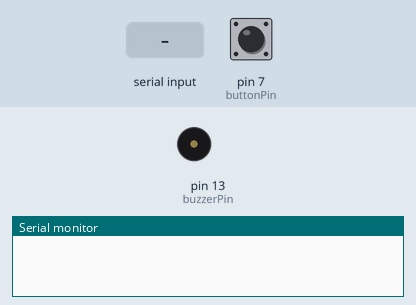
This sketch was run on a simulated Arduino Uno, built with avr-gcc and run on an emulated ATmega328P. On the bench: buzzer (waves = sounding), the last lines printed to the serial monitor. The test bench sets the inputs (shaded band); at power-on: pin 7 (buttonPin) HIGH.

Above: at 1.2 s.
1.3 s: pin 7 (buttonPin) pulled LOW for 0.15 s
4.4 s: "add\n" received over the second serial link
At 5.0 s:
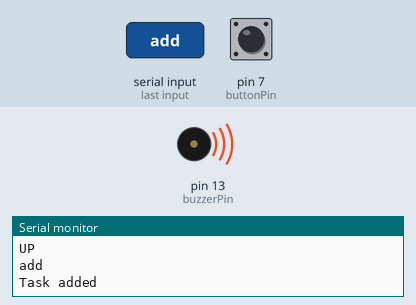
7.4 s: "delete\n" received over the second serial link
9.5 s: ",\n" received over the second serial link
Timing chart, 0 to 12.6 s (numbered marks = the images above; inputs shaded):
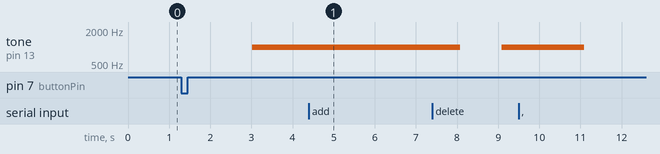

Measured:
- after the input at 4.4 s, tone on pin 13 (buzzerPin): stays 1000 Hz (without the input it goes to silent after 0.62 s)

The sketch:

arduino.ino
```cpp
/* Arduino tutorial - Buzzer / Piezo Speaker
   More info and circuit: http://www.ardumotive.com/how-to-use-a-buzzer-en.html
   Dev: Michalis Vasilakis // Date: 9/6/2015 // www.ardumotive.com */

#include <SoftwareSerial.h>

SoftwareSerial BTserial(11, 12); // RX | TX

const int buzzerPin = 13; //buzzer to arduino pin 9
const int buttonPin = 7;
const int ledPin = 9;

// States for toggling the Button
bool buttonEnable = false;
bool buttonMidway = false;

// States of the LEDs
bool ledStates[] = {false, false, false};

// Size of the task list
int taskSize;
int timeout = 200;


struct Task {
  int taskId;
  int periodicity;
  int counter;
  int timeout;
  bool valid;
};

const int MAX_HABITS = 3; // max amount of tasks we can complete
int numTasks = 3; // current amount of tasks
Task tasks[MAX_HABITS] = {
  {0, 300, 300, timeout, true},   // task ID 1, every 1 second
  {1, 600, 600, timeout, true},   // task ID 2, every 5 seconds
  {2, 900, 900, timeout, true}   // task ID 3, every 10 seconds
};

const int numPartitions = 9; // number of particions divided divided by the comas
String inputSignal[numPartitions]; //array to store all the particions


void setup(){
  Serial.begin(9600);
  BTserial.begin(9600);
  pinMode(buzzerPin, OUTPUT); // Set buzzer - pin 9 as an output
  pinMode(buttonPin, INPUT_PULLUP);


  taskSize = sizeof(tasks)/sizeof(tasks[0]);

};

void addTask(int outputArray[]){

  // Find space in the array to insert
  int idx = -1;
  for (int i = 0; i < taskSize; i++){
    if (tasks[i].taskId == outputArray[0]) {
      idx = i;
      break;
    }
  }

  if (idx == -1) { // Space not found
    Serial.println("Task list full");
    return;
  }


  tasks[idx].taskId = outputArray[0];
  tasks[idx].periodicity = outputArray[1]; // depends on the type
  tasks[idx].counter = outputArray[1]; // depends on the type
  tasks[idx].timeout = timeout; // depends on the type
  tasks[idx].valid = true;

  Serial.println("Task added");
  BTserial.write("Task added\n");
}

void deleteTask(int id) {
  for (int i = 0; i < taskSize; i++) {
    if (tasks[i].taskId == id) {
      tasks[i].valid = false;
      Serial.println("Task deleted");
      BTserial.write("Task deleted\n");
      break;
    }
  }
}

void clearTasks(){
  for(int i = 0; i < taskSize ;i++){
    ledStates[i] = false;
    tasks[i].valid = false;
  }
}


void buzzer(){
  // Turn on Buzzer based on state
  bool buzzerEnable = false;

  for (int i = 0; i < taskSize; i++) {
    if (ledStates[i] && tasks[i].valid){
      buzzerEnable = true;
    }
  }

  if (buzzerEnable) {
    // turn on the buzzer
    tone(buzzerPin, 1000);
  } else {
    // turn off the buzzer
    noTone(buzzerPin);
  }

}

void buttonHandler() {

   int buttonDown = !digitalRead(buttonPin);

   if (!buttonMidway && buttonDown) { // Push Down
      buttonMidway = true;
//      Serial.println("DOWN");
   } else if (buttonMidway && !buttonDown) { // Push Up
      buttonMidway = false;
      buttonEnable = !buttonEnable;
      Serial.println("UP");
   }


    if (buttonEnable){
//      Serial.println("Button was ENABLED");
//      digitalWrite(ledPin, HIGH);

      // Only enable button if an LED is on
      bool stayOn = false;
      for (int i = 0; i < taskSize; i++) {
         if (ledStates[i] && tasks[i].valid){
          stayOn = true;
         }
      }

      buttonEnable = stayOn;

    } else {
//      Serial.println("Button was DISABLED");
//      digitalWrite(ledPin, LOW);
    }
}

void checkTasks() {

  // Loop through all the tasks to check completion
  for (int i = 0; i < taskSize; i++) {
    if (tasks[i].counter == 0) {
      ledStates[i] = true; // Enable LED
//      Serial.println("LED ENABLED");
      tasks[i].timeout = tasks[i].timeout - 1;

      // Check if reset was pressed
      if (buttonEnable || tasks[i].timeout == 0) {
        tasks[i].counter = tasks[i].periodicity; // Reset counter
        tasks[i].timeout = timeout; // Reset timeout
        buttonEnable = false; // Reset the reset button
        ledStates[i] = false;
      }


    } else {
//      Serial.println("LED DISABLED");
      tasks[i].counter = tasks[i].counter - 1;
      ledStates[i] = false;
    }
  }
}

void ledHandler() {

  // Turn on LEDs based on state
  for (int i = 0; i < taskSize; i++) {

    if (ledStates[i] && tasks[i].valid) {
      digitalWrite(8 + tasks[i].taskId, HIGH);
    } else {
      digitalWrite(8 + tasks[i].taskId, LOW);
    }
  }

  delay(10);
}


void partitionString(String inputString, int arraySize, String outputArray[]) {
  int currentIndex = 0;
  int lastCommaIndex = -1; //Left array pointer
  int currentArrayIndex = 0;

  // go through every char in the array
  while (currentIndex < inputString.length() && currentArrayIndex < arraySize) {
    if (inputString.charAt(currentIndex) == ',') {
      outputArray[currentArrayIndex] = inputString.substring(lastCommaIndex + 1, currentIndex);
      lastCommaIndex = currentIndex;
      currentArrayIndex++;
    }
    currentIndex++; //keep increasing the current most right index
  }

  // Add the last part of the input string to the array
  if (currentArrayIndex < arraySize) {
    outputArray[currentArrayIndex] = inputString.substring(lastCommaIndex + 1);
  }
}

void listenBluetooth(){
  if(BTserial.available()){
    String habitString = BTserial.readStringUntil('\n');
    Serial.println(habitString);


    partitionString(habitString, numPartitions, inputSignal);

    for (int i = 0; i < numPartitions - 2; i+= 3) {
      if (inputSignal[i] == NULL) {
        break;
      }

      String command = inputSignal[i];
      int id = inputSignal[i + 1].toInt();
      int period = inputSignal[i + 2].toInt();

      if (command == "add") {
        int outputArray[] = {id, period};
        addTask(outputArray);
      } else if (command == "delete") {
        deleteTask(id);
      }
    }

  }
}

String myString = "hello,world,this";
const int myArraySize = 3;
String myArray[myArraySize];

void loop(){
  listenBluetooth();
  buttonHandler();
  checkTasks();
  buzzer();
  ledHandler();

}
```
